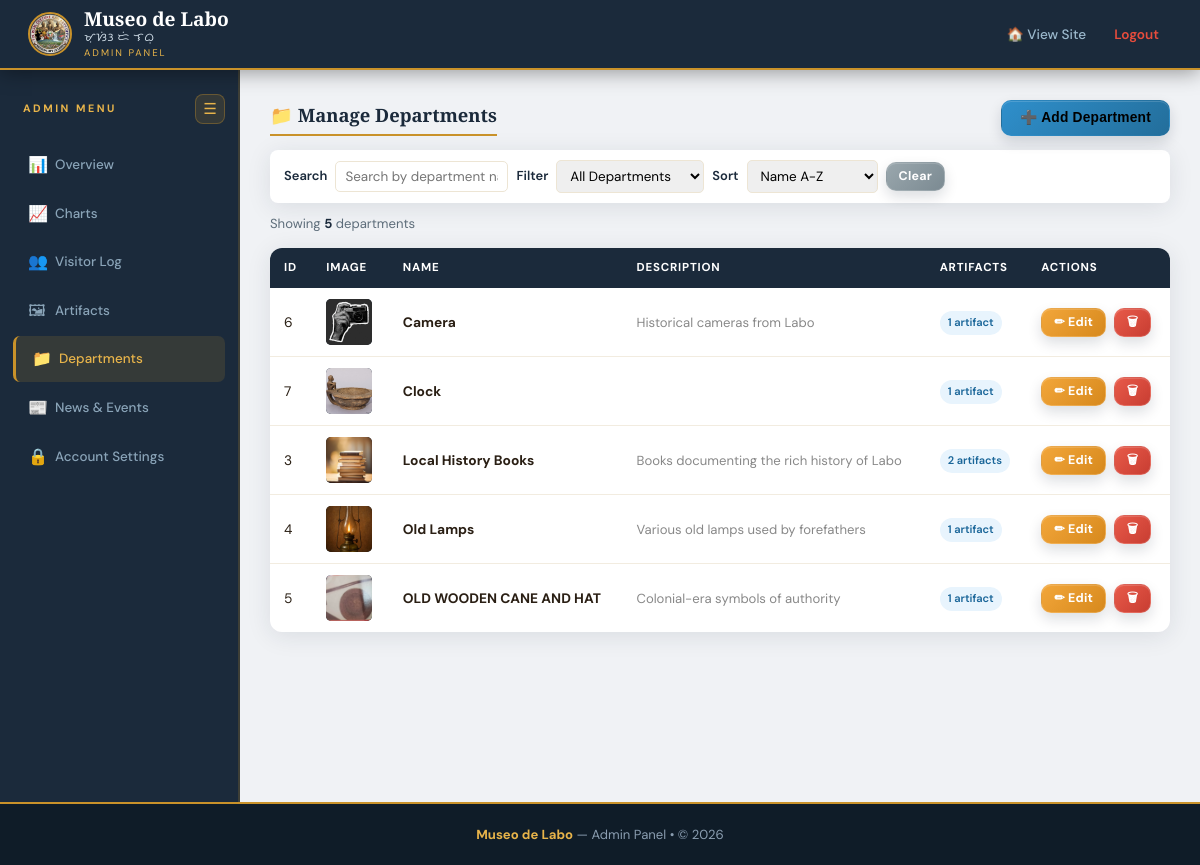
The page /admin/departments.php (signed in) on the database its author committed.
### tables this page shows
CREATE TABLE `categories` (
  `id` int(11) NOT NULL,
  `name` varchar(200) NOT NULL,
  `image_path` varchar(300) DEFAULT NULL,
  `description` text DEFAULT NULL,
  `created_at` timestamp NOT NULL DEFAULT current_timestamp()
);

### includes/db.php (called while the page is built, shortened)
<?php
function getDB(): PDO {
    static $pdo = null;
    if ($pdo === null) {
        $dsn = "mysql:host=" . DB_HOST . ";dbname=" . DB_NAME . ";charset=" . DB_CHARSET;
        $options = [
            PDO::ATTR_ERRMODE            => PDO::ERRMODE_EXCEPTION,
            PDO::ATTR_DEFAULT_FETCH_MODE => PDO::FETCH_ASSOC,
            PDO::ATTR_EMULATE_PREPARES   => false,
        ];
        try {
            $pdo = new PDO($dsn, DB_USER, DB_PASS, $options);
            try {
                $pdo->exec("ALTER TABLE news_events ADD COLUMN is_archived TINYINT(1) NOT NULL DEFAULT 0");
            } catch (PDOException $e) {
            }
        } catch (PDOException $e) {
            die('<div style="font-family:sans-serif;padding:40px;text-align:center;">
                <h2 style="color:#c0392b">Database Connection Failed</h2>
                <p>Please check your database settings in <code>includes/db.php</code></p>
                <p style="color:#888;font-size:.9rem">Error: ' . htmlspecialchars($e->getMessage()) . '</p>
            </div>');
        }
    }
    return $pdo;
}
function dbQuery(string $sql, array $params = []): array {
    $stmt = getDB()->prepare($sql);
    $stmt->execute($params);
    return $stmt->fetchAll();
}

### admin/departments.php (the view, shortened to what this page needs)
<?php
require_once '../includes/db.php';
$search    = trim($_GET['q'] ?? '');
$hasExhibs = $_GET['has_artifacts'] ?? 'all';
$sort      = $_GET['sort'] ?? 'name_asc';
$sortMap = [
  'name_asc'   => 'c.name ASC',
  'name_desc'  => 'c.name DESC',
  'newest'     => 'c.id DESC',
  'oldest'     => 'c.id ASC',
  'count_desc' => 'artifact_count DESC, c.name ASC',
  'count_asc'  => 'artifact_count ASC, c.name ASC'
];
$params = [];
$sql = "SELECT c.*, COUNT(e.id) as artifact_count FROM categories c LEFT JOIN exhibits e ON e.category_id=c.id WHERE 1=1";
$sql .= " GROUP BY c.id";
$sql .= " ORDER BY " . $sortMap[$sort];
$cats    = dbQuery($sql, $params);
$resultCount = count($cats);
$isFiltered = ($search !== '' || $hasExhibs !== 'all');
require_once 'admin_header.php';
?>
<div class="adm-layout">
  <?php require_once 'sidebar.php'; ?>
  <main class="adm-main">
    <div style="display:flex;justify-content:space-between;align-items:center;margin-bottom:14px;flex-wrap:wrap;gap:10px">
      <h3 class="adm-sec-title" style="margin:0">&#128193; Manage Departments</h3>
      <button class="toggle-btn bg-blue2" onclick="togglePanel('addDeptForm')">&#10133; Add Department</button>
    </div>
    <form method="GET" action="departments.php" class="mbar">
      <label for="depQ">Search</label>
      <input id="depQ" type="text" name="q" class="mi" placeholder="Search by department name..." value="<?= htmlspecialchars($search) ?>" autocomplete="off" oninput="adminDebounceSubmit(this.form, 700)">
      <label for="depHas">Filter</label>
      <select id="depHas" name="has_artifacts" class="mi" onchange="this.form.submit()">
        <option value="all" <?= $hasExhibs==='all'?'selected':'' ?>>All Departments</option>
      </select>
      <label for="depSort">Sort</label>
      <select id="depSort" name="sort" class="mi" onchange="this.form.submit()">
        <option value="name_asc" <?= $sort==='name_asc'?'selected':'' ?>>Name A-Z</option>
      </select>
      <a href="departments.php" class="btn-clf" style="text-decoration:none;display:inline-flex;align-items:center">Clear</a>
    </form>
    <div class="result-meta">
      Showing <strong><?= $resultCount ?></strong> department<?= $resultCount!==1?'s':'' ?><?= $isFiltered ? ' (filtered)' : '' ?>
    </div>
    <div class="tbl-wrap">
      <table class="adm-tbl">
        <thead><tr><th>ID</th><th>Image</th><th>Name</th><th>Description</th><th>Artifacts</th><th>Actions</th></tr></thead>
        <tbody>
          <?php if (empty($cats)): ?>
            <tr><td colspan="6" style="text-align:center;padding:20px;color:#888">No departments found.</td></tr>
          <?php else: foreach ($cats as $c): ?>
            <tr>
              <td><?= $c['id'] ?></td>
              <td>
                <?php if ($c['image_path'] && file_exists('../uploads/'.$c['image_path'])): ?>
                  <img src="../uploads/<?= htmlspecialchars($c['image_path']) ?>" class="tbl-img">
                <?php else: ?>
                  <div class="tbl-img" style="background:#1b2a3b;display:flex;align-items:center;justify-content:center;color:#fff;font-size:1.2rem">&#127963;</div>
                <?php endif; ?>
              </td>
              <td><strong><?= htmlspecialchars($c['name']) ?></strong></td>
              <td style="font-size:.82rem;color:#888"><?= htmlspecialchars(mb_substr($c['description']??'',0,60)) ?><?= strlen($c['description']??'')>60?'...':'' ?></td>
              <td><span class="vi2"><?= $c['artifact_count'] ?> artifact<?= $c['artifact_count']!=1?'s':'' ?></span></td>
              <td>
                <a href="departments.php?edit=<?= $c['id'] ?>" class="btn-edit">&#9999; Edit</a>
                <a href="departments.php?delete=<?= $c['id'] ?>" class="btn-del" onclick="return confirm('Delete this department?')">&#128465;</a>
              </td>
            </tr>
          <?php endforeach; endif; ?>
        </tbody>
      </table>
    </div>
  </main>
</div>
<?php require_once 'admin_footer.php'; ?>

### admin/admin_header.php (shortened to what this page needs)
<?php
require_once '../includes/db.php';
$protocol = (!empty($_SERVER['HTTPS']) && $_SERVER['HTTPS']!=='off') ? 'https' : 'http';
$dir  = rtrim(dirname(dirname($_SERVER['SCRIPT_NAME'])), '/\\');
$base = $protocol . '://' . $_SERVER['HTTP_HOST'] . $dir . '/';
?>
<!DOCTYPE html>
<html lang="en">
<head>
<link rel="stylesheet" href="<?= $base ?>assets/css/style.css">
<link rel="stylesheet" href="<?= $base ?>assets/css/admin.css">
</head>
<body>
<header class="site-header">
  <div class="header-inner">
    <a href="<?= $base ?>index.php?page=home" class="logo-area">
      <div class="logo-seal">
        <?php if (file_exists('../uploads/logo.png')): ?>
          <img src="<?= $base ?>uploads/logo.png" alt="Logo">
        <?php else: ?>
          <div class="logo-ph">
            <svg viewBox="0 0 24 24" fill="none" stroke="currentColor" stroke-width="1.5"><circle cx="12" cy="12" r="10"/><path d="M12 8v8M8 12h8"/></svg>
          </div>
        <?php endif; ?>
      </div>
      <div class="logo-text">
        <span class="logo-name"><?= SITE_NAME ?></span>
        <span class="logo-baybayin">ᜋᜓᜐᜒᜂ ᜇᜒ ᜎᜊᜓ</span>
        <span class="logo-sub">Admin Panel</span>
      </div>
    </a>
    <nav>
      <ul class="nav-links" id="navLinks">
        <li><a href="<?= $base ?>index.php?page=home" class="nav-lnk" style="color:#9bb8cc">&#127968; View Site</a></li>
        <li><a href="<?= $base ?>index.php?action=logout" class="nav-lnk nav-logout">Logout</a></li>
      </ul>
    </nav>
  </div>
</header>

### admin/sidebar.php (shortened to what this page needs)
<?php
$adminPage = basename($_SERVER['PHP_SELF'], '.php');
?>
<aside class="adm-sidebar">
  <div class="adm-side-head">
    <h3>Admin Menu</h3>
    <button type="button" class="adm-side-toggle" onclick="toggleAdminSidebar()" title="Collapse menu" aria-label="Toggle admin menu">
      &#9776;
    </button>
  </div>
  <ul class="adm-menu">
    <li><a href="index.php"       class="<?= $adminPage==='index'       ?'active':'' ?>"><span class="adm-ico">&#128202;</span><span class="adm-label">Overview</span></a></li>
    <li><a href="charts.php"      class="<?= $adminPage==='charts'      ?'active':'' ?>"><span class="adm-ico">&#128200;</span><span class="adm-label">Charts</span></a></li>
    <li><a href="visitors.php"    class="<?= $adminPage==='visitors'    ?'active':'' ?>"><span class="adm-ico">&#128101;</span><span class="adm-label">Visitor Log</span></a></li>
    <li><a href="artifacts.php"   class="<?= $adminPage==='artifacts'   ?'active':'' ?>"><span class="adm-ico">&#128444;</span><span class="adm-label">Artifacts</span></a></li>
    <li><a href="departments.php" class="<?= $adminPage==='departments' ?'active':'' ?>"><span class="adm-ico">&#128193;</span><span class="adm-label">Departments</span></a></li>
    <li><a href="news.php"        class="<?= $adminPage==='news'        ?'active':'' ?>"><span class="adm-ico">&#128240;</span><span class="adm-label">News &amp; Events</span></a></li>
    <li><a href="account.php"     class="<?= $adminPage==='account'     ?'active':'' ?>"><span class="adm-ico">&#128274;</span><span class="adm-label">Account Settings</span></a></li>
  </ul>
</aside>

### admin/admin_footer.php (shortened to what this page needs)
<footer style="background:var(--navy3);color:#8a9db0;text-align:center;padding:20px;border-top:2px solid var(--gold);font-size:.82rem;margin-top:auto">
  <strong style="color:var(--gold2)"><?= SITE_NAME ?></strong> &mdash; Admin Panel &bull; &copy; <?= date('Y') ?>
</footer>
</body>
</html>

### assets/css/style.css (style rules this page uses)
:root { --navy: #1b2a3b; --navy2: #243447; --navy3: #0f1c28; --gold: #c9922a; --gold2: #e8b44a; --gold3: #f5d07a; --ivory: #faf6ef; --ivory2: #f2ece0; --cream: #ede5d4; --text: #2a1f14; --text2: #5a4a38; --text3: #8a7a68; --red: #c0392b; --green: #1e7e4f; --blue: #2171b5; --purple: #6a3e9a; --shadow: 0 4px 24px rgba(27,42,59,.10); --shadow2:0 12px 48px rgba(27,42,59,.18); }
*,*::before,*::after { box-sizing:border-box; margin:0; padding:0; }
html { scroll-behavior:smooth; }
body { font-family:'DM Sans',sans-serif; background:var(--ivory); color:var(--text); line-height:1.6; }
img { max-width:100%; display:block; }
a { text-decoration:none; color:inherit; }
.site-header { background:var(--navy); position:sticky; top:0; z-index:1000; box-shadow:0 2px 20px rgba(0,0,0,.4); border-bottom:2px solid var(--gold); transform:translateY(0); transition:transform .24s cubic-bezier(.22,.61,.36,1), box-shadow .24s ease; }
.header-inner { max-width:1300px; margin:0 auto; padding:0 28px; height:68px; display:flex; align-items:center; justify-content:space-between; }
.logo-area { display:flex; align-items:center; gap:12px; flex-shrink:0; }
.logo-seal { width:44px; height:44px; border-radius:50%; border:2px solid var(--gold); background:#243447; display:flex; align-items:center; justify-content:center; overflow:hidden; flex-shrink:0; }
.logo-seal img { width:100%; height:100%; object-fit:cover; border-radius:50%; }
.logo-baybayin { color:#d9e6f0; font-size:.72rem; letter-spacing:.4px; display:block; line-height:1.2; margin-top:2px; }
.logo-name { color:#fff; font-family:'Playfair Display',serif; font-size:1.2rem; font-weight:700; display:block; line-height:1.1; }
.logo-sub { color:var(--gold2); font-size:.6rem; letter-spacing:2px; text-transform:uppercase; display:block; }
.nav-links { list-style:none; display:flex; align-items:center; gap:2px; }
.nav-lnk { color:#c8d6e2; font-size:.85rem; font-weight:500; padding:7px 12px; border-radius:6px; transition:all .2s; cursor:pointer; white-space:nowrap; border:1.5px solid transparent; }
.nav-logout { color:#e74c3c !important; font-weight:600 !important; }
@media (min-width: 993px) { .site-header, .header-inner, .logo-seal, .logo-name, .logo-sub, .nav-lnk { transition:all .28s cubic-bezier(.22,.61,.36,1); } }
.float-reveal { opacity:0; transform:translateY(28px) scale(.975); filter:blur(2px); transition:opacity .78s ease, transform .78s cubic-bezier(.22,.61,.36,1), filter .78s ease; will-change:opacity, transform; }
.float-reveal.is-visible { opacity:1; transform:translateY(0) scale(1); filter:blur(0); }

### rows shown on the page
categories: id "6", image_path (picture), name "Camera", description "Historical cameras from Labo", artifact_count "1"
categories: id "7", image_path (picture), name "Clock", artifact_count "1"
categories: id "3", image_path (picture), name "Local History Books", description "Books documenting the rich history of Labo", artifact_count "2"
categories: id "4", image_path (picture), name "Old Lamps", description "Various old lamps used by forefathers", artifact_count "1"
categories: id "5", image_path (picture), name "OLD WOODEN CANE AND HAT", description "Colonial-era symbols of authority", artifact_count "1"

### other values the page prints
SITE_NAME "Museo de Labo"
$resultCount "5"
